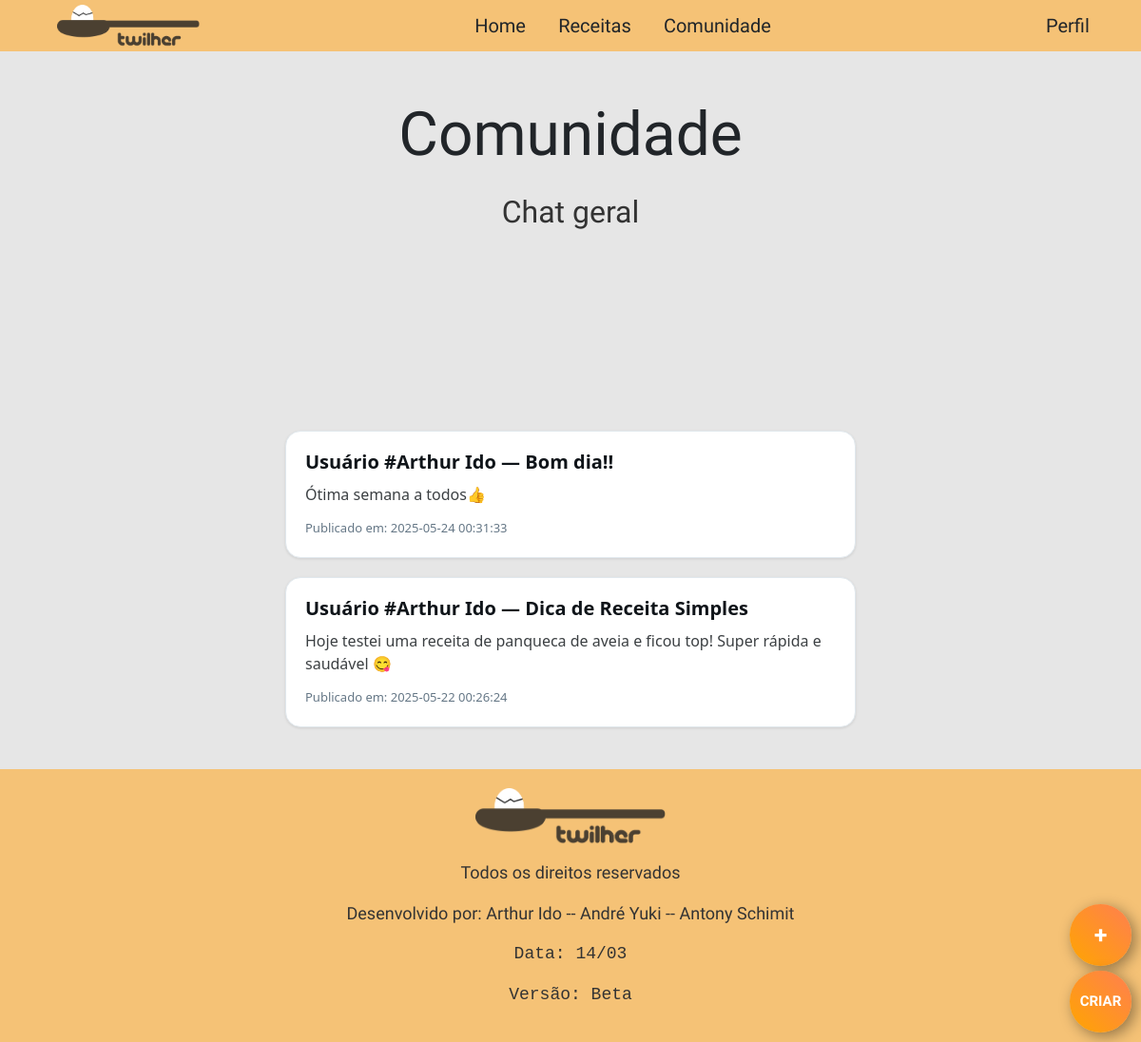
/exibirPublicacao.php (signed in), run on the app's committed database.
### tables this page shows
CREATE TABLE `publicacoes` (
  `id` int(11) NOT NULL,
  `titulo` varchar(255) NOT NULL,
  `conteudo` text NOT NULL,
  `data_publicacao` timestamp NOT NULL DEFAULT current_timestamp()
);

### exibirPublicacao.php (the view, shortened to what this page needs)
<?php
    $servername = "localhost";
    $username = "root";
    $password = "";
    $dbname = "twilher tcc";
    $conn = new mysqli($servername, $username, $password, $dbname);
    $sql = "SELECT id, titulo, conteudo, data_publicacao FROM publicacoes ORDER BY data_publicacao DESC";
    $result = $conn->query($sql);
?>
<!DOCTYPE html>
<html lang="pt-BR">
<head>
    <link rel="stylesheet" href="assets/css/style.css">
    <link href="https://cdn.jsdelivr.net/npm/bootstrap@5.3.3/dist/css/bootstrap.min.css" rel="stylesheet"
>
</head>
<body class="fundo m-0 border-0 bd-example m-0 border-0 bd-example-cssgrid">
        <header>
        <a href="index.html"><img class="logo" src="assets/img/colherIcon.png" alt="logo"></a>
        <div class="nav_links">
            <a href="index.html">Home</a>
            <a href="receitas.php">Receitas</a>
            <a href="exibirPublicacao.php">Comunidade </a>
        </div>
        <a class="perfilnav" href="perfil.php">Perfil</a>
    </header>
    <div>
    <h1 class="text-center home">Comunidade</h1>
    <p class="text-center texto">Chat geral</p>
    </div>
    <div>
        <button class="botaoComu" onclick="abrirNovaAbaComu()">+</button>
    </div>
    <div>
        <button class="botaoCriar" onclick="abrirNovaAba()">CRIAR</button>
    </div>
<div class="feed-container">
<div class="feed-container">
<?php
if ($result->num_rows > 0) {
    while($row = $result->fetch_assoc()) {
        echo "<div class='publicacao'>";
        echo "<h2>Usuário #Arthur Ido" . " — " . htmlspecialchars($row['titulo']) . "</h2>";
        echo "<p>" . nl2br(htmlspecialchars($row['conteudo'])) . "</p>";
        echo "<small>Publicado em: " . htmlspecialchars($row['data_publicacao']) . "</small>";
        echo "</div>";
    }
} else {
    echo "<p class='nenhuma-publicacao'>Nenhuma publicação encontrada.</p>";
}
?>
</div>
</div>
<br>
    <footer class="rodape">
            <p><img src="assets/img/colherIcon.png" alt="colher" width="200px"></p>
            <p>Todos os direitos reservados</p>
            <p>Desenvolvido por: Arthur Ido -- André Yuki -- Antony Schimit<a href=""></a></p>
            <p style="font-family: monospace;">Data: 14/03</p>
            <p style="font-family: monospace;">Versão: Beta</p>
    </footer>
</body>
</html>

### assets/css/style.css (style rules this page uses)
* { box-sizing: border-box; margin: 0; padding: 0; }
.fundo { background-color: #E6E6E6; }
header { display: flex; justify-content: space-between; margin: 0; padding: 20px 5%; padding-bottom: 5px; padding-top: 5px; align-items: center; background-color: #F5C276; }
.nav_links { display: inline-block; padding: 0 20px; }
.nav_links a { font-family: 'Kalnia', cursive; font-weight: 500; font-size: 20px; color: #000; margin: 0; padding: 15px; text-align: center; text-decoration: none; }
.logo { cursor: pointer; width: 150px; display: flex; justify-content: left; }
.perfilnav { font-weight: 500; font-size: 20px; color: #000; font-family: kalnia, cursive; text-decoration: none; cursor: pointer; width: 40px; }
.home { display: flex; justify-content: center; font-family: 'Kalnia', cursive; font-weight: 500; font-size: 64px; padding: 50px; padding-bottom: 0; }
.texto { font-family: 'kalnia', cursive; font-size: 32px; padding: 10px; padding-bottom: 50px; text-align: center; }
.rodape { padding: 20px; background-color: #F5C276; color: white; text-align: center; font-family: 'kalnia', cursive; font-size: 14px; }
.botaoComu { font-family: 'kalnia', cursive; position: fixed; bottom: 80px; right: 10px; background: linear-gradient(45deg, #FFA500, #FF7F50); color: white; border: none; width: 65px; height: 65px; border-radius: 50%; box-shadow: 4px 4px 15px rgba(0, 0, 0, 0.4); cursor: pointer; font-size: 25px; font-weight: bold; transition: transform 0.2s ease; }
.botaoCriar { font-family: 'kalnia', cursive; position: fixed; bottom: 10px; right: 10px; background: linear-gradient(45deg, #FFA500, #FF7F50); color: white; border: none; width: 65px; height: 65px; border-radius: 50%; box-shadow: 4px 4px 15px rgba(0, 0, 0, 0.4); cursor: pointer; font-size: 15px; font-weight: bold; transition: transform 0.2s ease; }
h1 { margin: 0 0 20px 0; font-size: 28px; }
p { font-size: 18px; color: #333; margin: 10px 0; }
.feed-container { max-width: 600px; margin: 0 auto; padding-top: 70px; }
.publicacao { background-color: #ffffff; border: 1px solid #e1e8ed; border-radius: 16px; padding: 20px; margin-bottom: 20px; box-shadow: 0 1px 3px rgba(0, 0, 0, 0.1); transition: background-color 0.3s; }
.publicacao h2 { font-size: 20px; font-weight: 600; margin-bottom: 10px; color: #0f1419; }
.publicacao p { font-size: 16px; line-height: 1.5; margin-bottom: 10px; color: #3c4043; white-space: pre-wrap; }
.publicacao small { font-size: 13px; color: #657786; }
a, a:link, a:visited, a:hover, a:active, a:focus { text-decoration: none; color: inherit; }

### data on the page
publicacoes: titulo "Bom dia!!", conteudo "Ótima semana a todos👍", data_publicacao "2025-05-24 00:31:33"
publicacoes: titulo "Dica de Receita Simples", conteudo "Hoje testei uma receita de panqueca de aveia e ficou top! Super rápida e saudável 😋", data_publicacao "2025-05-22 00:26:24"
